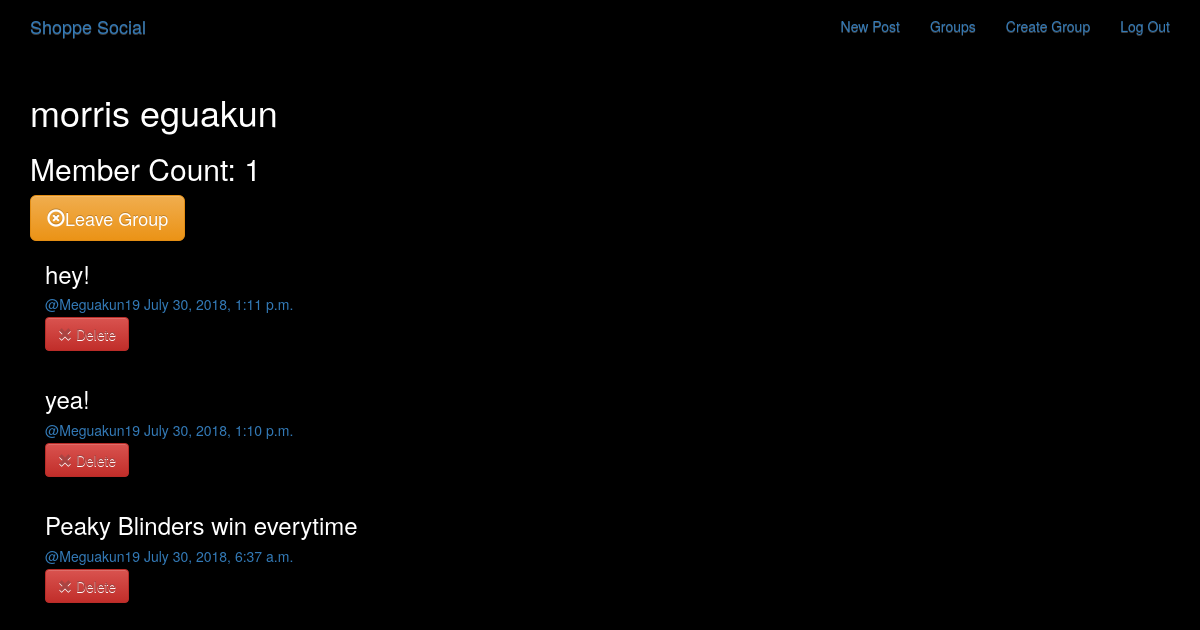
The app's page /groups/posts/in/morris-eguakun/ (signed in) with its own data.
### groups/models.py (models this page shows, shortened)
class Group(models.Model):
    name = models.CharField(max_length=255, unique=True)
    slug = models.SlugField(allow_unicode=True, unique=True)
    description = models.TextField(blank=True, default='')
    description_html = models.TextField(editable=False, default='', blank=True)
    members = models.ManyToManyField(User, through='GroupMember')
    class Meta:
        ordering = ['name']

### posts/models.py (models this page shows, shortened)
class Post(models.Model):
    user = models.ForeignKey(User, related_name='posts', on_delete=models.CASCADE)
    created_at = models.DateTimeField(auto_now=True)
    message = models.TextField()
    message_html = models.TextField(editable=False)
    group = models.ForeignKey(Group, related_name='posts', null=True, blank=True, on_delete=models.CASCADE)
    class Meta:
        ordering = ['-created_at']
        unique_together = ['user', 'message']

### groups/views.py (the view)
# urls.py: url(r'posts/in/(?P<slug>[-\w]+)/$', views.SingleGroup.as_view(), name='single'),
class SingleGroup(generic.DetailView):
    model = Group

### groups/templates/groups/group_detail.html
{%extends "groups/group_base.html"%}
{%block pregroup%}
<h1>{{group.name}}</h1>
<h2>Member Count: {{group.members.count}}</h2>
<div class="content">
    {%if user in group.members.all%}
    <a href="{%url 'groups:leave' slug=group.slug%}" class ='btn btn-lg btn-fill btn-warning'><span class="glyphicon glyphicon-remove-circle"></span>Leave Group</a>
    {%else%}
    <a href="{%url 'groups:join' slug=group.slug%}" class ='btn btn-lg btn-fill btn-success'><span class="glyphicon glyphicon-ok-circle"></span>Join Group</a>
    {%endif%}
</div>
{%endblock%}
{%block group_content%}
<div class="col-md-8">
    {%if group.posts.count == 0%}
    <h2>No posts in this group yet!</h2>
    {%else%}
        {%for post in group.posts.all%}
            {%include "posts/_post.html"%}
        {%endfor%}
    {%endif%}
</div>
{%endblock%}

### posts/templates/posts/_post.html
<div class="post media">
    <h3>{{ post.message_html|safe }}</h3>
    <div class="media-body">
        <h5 class="media-heading">
        <span class="username">
            <a href="{%url 'posts:for_user' username=post.user.username%}">@{{post.user.username}}</a>
        </span>
        <time class="time">
            <a href="{%url 'posts:single' username=post.user.username pk=post.pk%}">
            {{post.created_at}}
            </a>
        </time>
    </h5>
        <div class="media-footer">
            {%if user.is_authenticated and post.user == user %}
            <a href="{%url 'posts:delete' pk=post.pk%}" title="delete" class="btn btn-danger btn-default">
                <span class="glyphicon glyphicon-remove text-danger" aria-hidden="true"></span>
                <span class="text-danger icon-label">Delete</span>
            </a>
            {%endif%}
        </div>
    </div>
</div>

### static/simplesocial/css/master.css (style rules this page uses)
body { margin: 0; overflow: hidden; background-color: black; color:white; }

### records on screen
Group: name "morris eguakun", members.count "1"
Post: message_html "hey!", user.username "Meguakun19", created_at "July 30, 2018, 1:11 p.m.", shows "Delete"
Post: message_html "yea!", user.username "Meguakun19", created_at "July 30, 2018, 1:10 p.m.", shows "Delete"
Post: message_html "Peaky Blinders win everytime", user.username "Meguakun19", created_at "July 30, 2018, 6:37 a.m.", shows "Delete"
